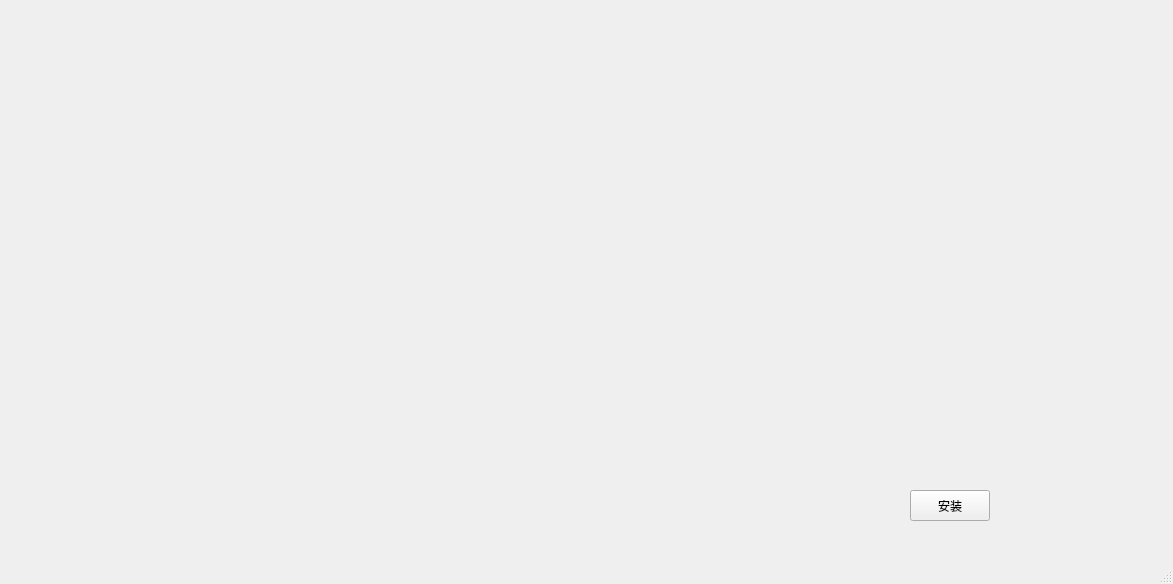
<?xml version="1.0" encoding="UTF-8"?>
<ui version="4.0">
 <class>SystemInstall</class>
 <widget class="QMainWindow" name="SystemInstall">
  <property name="geometry">
   <rect>
    <x>0</x>
    <y>0</y>
    <width>1173</width>
    <height>584</height>
   </rect>
  </property>
  <property name="windowTitle">
   <string>SystemInstall</string>
  </property>
  <widget class="QWidget" name="centralwidget">
   <widget class="QPushButton" name="pushButton">
    <property name="geometry">
     <rect>
      <x>910</x>
      <y>490</y>
      <width>80</width>
      <height>31</height>
     </rect>
    </property>
    <property name="text">
     <string>安装</string>
    </property>
   </widget>
  </widget>
  <widget class="QMenuBar" name="menubar">
   <property name="geometry">
    <rect>
     <x>0</x>
     <y>0</y>
     <width>1173</width>
     <height>22</height>
    </rect>
   </property>
  </widget>
  <widget class="QStatusBar" name="statusbar"/>
 </widget>
 <resources/>
 <connections/>
</ui>
